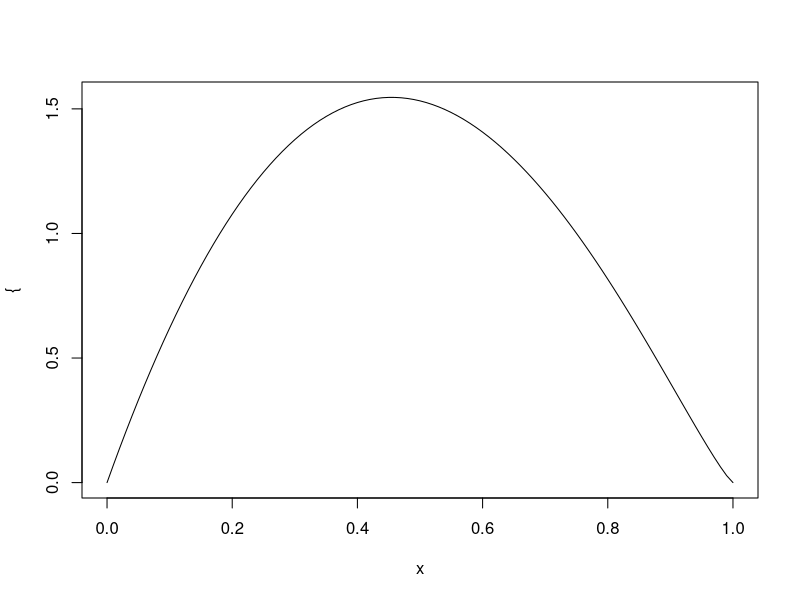
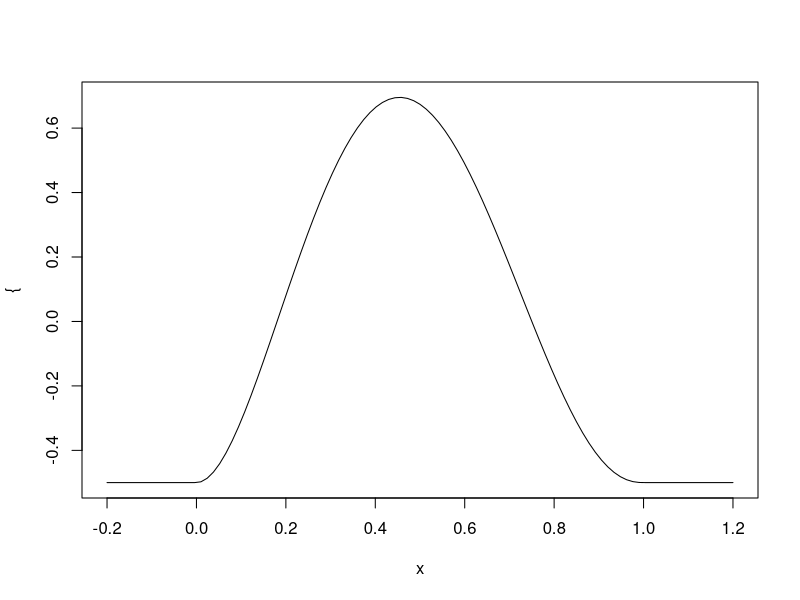

Reproduce these figures in R, in order.
## ---- chunk 1
knitr::opts_chunk$set(echo = TRUE)
## ---- chunk 2
lambda <- 2
a <- 2
b <- 2.2
plot({function (x) dbeta(x, a, b)})
plot({function (x) (dbeta(x, a, b)^lambda - 1)/lambda}, -0.2, 1.2)
